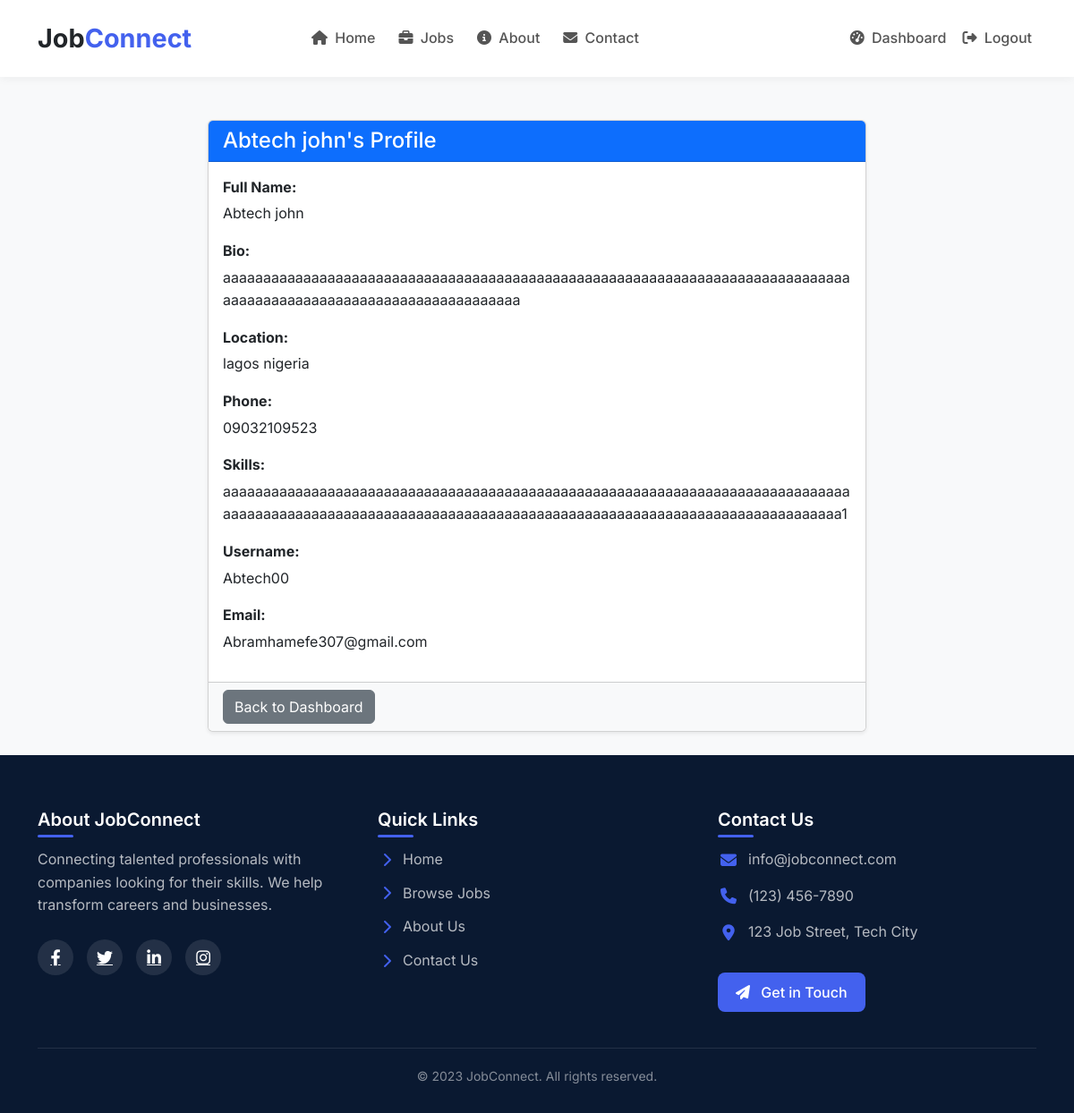
The page /profile/1/ (signed in) on the database its author committed.
### jobs/models.py (models this page shows, shortened)
class JobSeeker(models.Model):
    user = models.OneToOneField(User, on_delete=models.CASCADE, related_name='jobseeker')
    full_name = models.CharField(max_length=100)
    bio = models.TextField(blank=True, null=True)
    location = models.CharField(max_length=100)
    phone = models.CharField(max_length=20)
    skills = models.TextField(blank=True, null=True)

### jobs/views.py (the view)
# urls.py: path('profile/<int:job_seeker_id>/', views.view_job_seeker_profile, name='view_job_seeker_profile'),
@login_required
def view_job_seeker_profile(request, job_seeker_id):
    job_seeker = get_object_or_404(JobSeeker, id=job_seeker_id)
    job_id = request.GET.get('job_id')
    context = {'job_seeker': job_seeker, 'job_id': job_id}
    return render(request, 'profile/job_seeker_profile.html', context)

### jobs/templates/profile/job_seeker_profile.html (shortened to what this page needs)
{% extends 'base.html' %}
{% load static %}
{% block content %}
<div class="container mt-5">
    <div class="row justify-content-center">
        <div class="col-md-8">
            <div class="card shadow-sm">
                <div class="card-header bg-primary text-white">
                    <h4 class="mb-0">{{ job_seeker.full_name }}'s Profile</h4>
                </div>
                <div class="card-body">
                    <div class="mb-3">
                        <strong class="d-block mb-1">Full Name:</strong>
                        <span>{{ job_seeker.full_name }}</span>
                    </div>
                    <div class="mb-3">
                        <strong class="d-block mb-1">Bio:</strong>
                        <span>{{ job_seeker.bio|default:"No bio provided."|linebreaksbr }}</span>
                    </div>
                    <div class="mb-3">
                        <strong class="d-block mb-1">Location:</strong>
                        <span>{{ job_seeker.location }}</span>
                    </div>
                    <div class="mb-3">
                        <strong class="d-block mb-1">Phone:</strong>
                        <span>{{ job_seeker.phone }}</span>
                    </div>
                    <div class="mb-3">
                        <strong class="d-block mb-1">Skills:</strong>
                        <span>{{ job_seeker.skills|default:"No skills provided."|linebreaksbr }}</span>
                    </div>
                    <div class="mb-3">
                        <strong class="d-block mb-1">Username:</strong>
                        <span>{{ job_seeker.user.username }}</span>
                    </div>
                    <div class="mb-3">
                        <strong class="d-block mb-1">Email:</strong>
                        <span>{{ job_seeker.user.email }}</span>
                    </div>
                </div>
                <div class="card-footer bg-light">
                    {% if job_id %}
                        <a href="{% url 'view_applications' job_id %}" class="btn btn-secondary">Back to Applications</a>
                    {% else %}
                        <a href="{% url 'employer_dashboard' %}" class="btn btn-secondary">Back to Dashboard</a>
                    {% endif %}
                </div>
            </div>
        </div>
    </div>
    <br>
</div>
{% endblock %}

### jobs/templates/base.html (style rules this page uses)
:root { --primary: #4361ee; --primary-dark: #3a0ca3; --secondary: #f72585; --light: #f8f9fa; --dark: #212529; }

### rows shown on the page
JobSeeker: full_name "Abtech john", bio "aaaaaaaaaaaaaaaaaaaaaaaaaaaaaaaaaaaaaaaaaaaaaaaaaaaaaaaaaaaaaaaaaaaaaaaaaaaaaaaaaaaaaaaaaaaaaaaaaaaaaaaaaaaaaaaaaaa", location "lagos nigeria", phone "09032109523", skills "aaaaaaaaaaaaaaaaaaaaaaaaaaaaaaaaaaaaaaaaaaaaaaaaaaaaaaaaaaaaaaaaaaaaaaaaaaaaaaaaaaaaaaaaaaaaaaaaaaaaaaaaaaaaaaaaaaaaaaaaaaaaaaaaaaaaaaaaaaaaaaaaaaaaaaaaaaa1", user.username "Abtech00", user.email "Abramhamefe307@gmail.com"
